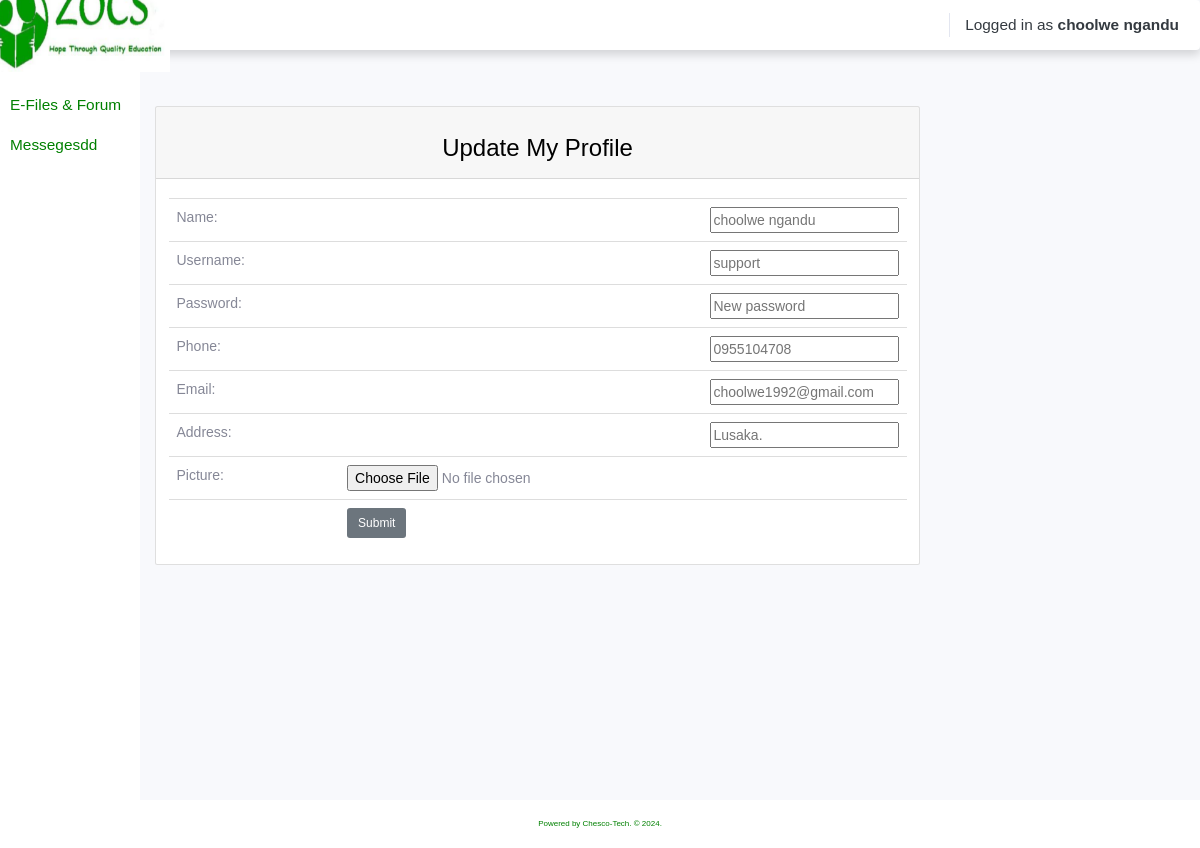
Screenshot of /modules/functions/moe/account/update_profile.php?id=28 (signed in) with the database file from the repository.
### tables this page shows
CREATE TABLE `teachers` (
  `id` int(20) NOT NULL,
  `name` varchar(20) NOT NULL,
  `username` varchar(255) NOT NULL,
  `password` varchar(255) NOT NULL,
  `phone` varchar(13) NOT NULL,
  `email` varchar(255) NOT NULL,
  `address` varchar(30) NOT NULL,
  `sex` varchar(7) NOT NULL,
  `dob` date NOT NULL,
  `hiredate` date NOT NULL,
  `salary` double NOT NULL,
  `img` varchar(100) NOT NULL,
  `user_type` text NOT NULL
);

### modules/functions/moe/account/update_profile.php (the view, shortened to what this page needs)
<?php
    require_once('../../../config/teacher_server.php');
    include_once('../layouts/head_to_wrapper.php');
    include_once('../layouts/topbar.php');
?>
        <?php
            $query = "SELECT  * from teachers where id = '$id' ";
            $result = mysqli_query($db, $query) or die(mysqli_error($db));
            if (mysqli_num_rows($result) > 0){
                while($row = mysqli_fetch_assoc($result)){
        ?>
        <main>
            <div class="container-fluid col-md-9">
                <div class="card mb-4">
                    <div class="card-header text-center">
                        <h3>Update My Profile</h3>
                    </div>
                    <div class="card-body">
                        <form action="#" method="POST" enctype="multipart/form-data">
                            <table class="table" id="dataTable" width="100%" cellspacing="9">
                                <tr>
                                    <td>Name:</td>
                                    <td class="text-right"><input id="name" type="text" name="name" placeholder="<?php echo $row['name']?>"></td>
                                </tr>
                                <tr>
                                    <td>Username:</td>
                                    <td class="text-right"><input type="text" name="username" placeholder="<?php echo $row['username']?>"></td>
                                </tr>
                                <tr>
                                    <td>Password:</td>
                                    <td class="text-right"><input id="password" type="password" name="password" placeholder="New password"></td>
                                </tr>
                                <tr>
                                    <td>Phone:</td>
                                    <td class="text-right"><input id="phone"type="text" name="phone" placeholder="<?php echo $row['phone']?>"></td>
                                </tr>
                                <tr>
                                    <td>Email:</td>
                                    <td class="text-right"><input id="email"type="email" name="email" placeholder="<?php echo $row['email']?>"></td>
                                </tr>
                                <tr>
                                    <td>Address:</td>
                                    <td class="text-right"><input id="address" type="text" name="address" placeholder="<?php echo $row['address']?>"></td>
                                </tr>
                                <tr>
                                    <td>Picture:</td>
                                    <td class="text-right"><input id="file" type='file' name='file' ></td>
                                </tr>
                                <tr>
                                    <td></td>
                                    <td class="text-left"><input class="btn btn-sm btn-secondary " type="submit" name="update_teacher" value="Submit"></td>
                                </tr>
                            </table>
                        </form>
                    </div>
                </div>
            </div>
        </main>
        <?php
                }
            } else {
            echo 'No Records Found!';
            }
        ?>
<?php
require_once('../layouts/footer_to_end.php');
?>

### modules/functions/moe/layouts/topbar.php (shortened to what this page needs)
<nav class="navbar navbar-expand navbar-light sidebar_new_bg topbar mb-4 static-top shadow">
<ul class="navbar-nav ml-auto">
  <li class="nav-item dropdown no-arrow">
    <a class="nav-link dropdown-toggle" href="#" id="userDropdown" role="button" data-toggle="dropdown" aria-haspopup="true" aria-expanded="false">
      <span class="mr-2 d-none d-lg-inline text-dark small">Logged in as <strong> <?php echo $name; ?></strong></span>
    </a>
  </li>
</ul>
</nav>

### modules/functions/moe/layouts/head_to_wrapper.php (style rules this page uses)
body { color: black !important; font-family: helvetica; }

### modules/functions/moe/layouts/sidebar.php (style rules this page uses)
li span { color: green; font-style: bold!important; font-size: 110% !important; }
.sidebar_new_bg { background: white; }

### rows the page displays
teachers: name "choolwe ngandu", username "support", phone "0955104708", email "choolwe1992@gmail.com", address "Lusaka."
